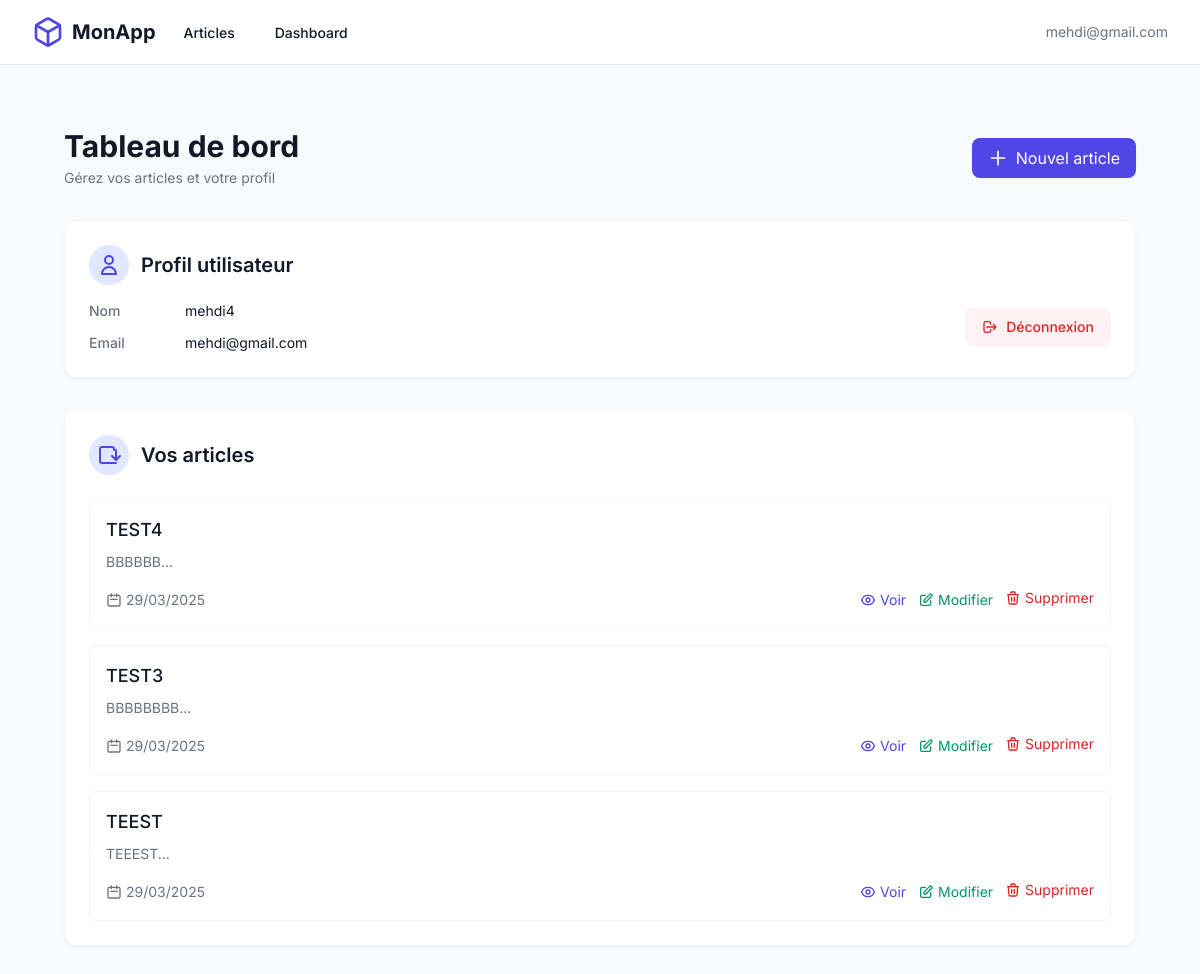
The page /dashboard (signed in) on the database its author committed.
### app.py (models this page shows, shortened)
class User(db.Model):
    id = db.Column(db.Integer, primary_key=True)
    name = db.Column(db.String(100), nullable=False)
    email = db.Column(db.String(100), unique=True)
    password = db.Column(db.String(100))
    articles = db.relationship('Article', backref='author', lazy=True)

class Article(db.Model):
    id = db.Column(db.Integer, primary_key=True)
    title = db.Column(db.String(100), nullable=False)
    content = db.Column(db.Text, nullable=False)
    image_filename = db.Column(db.String(255))
    created_at = db.Column(db.DateTime, default=datetime.utcnow)
    user_id = db.Column(db.Integer, db.ForeignKey('user.id'), nullable=False)

### app.py (the view)
@app.route('/dashboard')
def dashboard():
    if not is_logged_in():
        return redirect('/login')
    user = get_current_user()
    articles = Article.query.filter_by(user_id=user.id).order_by(Article.created_at.desc()).all()
    return render_template('dashboard.html', user=user, articles=articles)

### app.py (called while the page is built)
def is_logged_in():
    return 'email' in session

def get_current_user():
    if is_logged_in():
        return User.query.filter_by(email=session['email']).first()
    return None

### templates/dashboard.html (shortened to what this page needs)
{% extends "base.html" %}
{% block content %}
<div class="min-h-screen bg-gray-50 py-8">
    <div class="max-w-6xl mx-auto px-4 sm:px-6 lg:px-8">
        <div class="flex flex-col sm:flex-row justify-between items-start sm:items-center mb-8 gap-4">
            <div>
                <h1 class="text-3xl font-bold text-gray-900">Tableau de bord</h1>
                <p class="mt-1 text-sm text-gray-500">Gérez vos articles et votre profil</p>
            </div>
            <a href="/add_article"
               class="inline-flex items-center px-4 py-2 bg-indigo-600 text-white rounded-lg hover:bg-indigo-700 transition-colors duration-200 shadow-sm">
                <svg xmlns="http://www.w3.org/2000/svg" class="h-5 w-5 mr-2" viewBox="0 0 24 24" fill="none" stroke="currentColor" stroke-width="2">
                    <path stroke-linecap="round" stroke-linejoin="round" d="M12 4v16m8-8H4" />
                </svg>
                Nouvel article
            </a>
        </div>
        <div class="bg-white rounded-xl shadow-sm border border-gray-100 p-6 mb-8">
            <div class="flex items-center mb-4">
                <div class="h-10 w-10 rounded-full bg-indigo-100 flex items-center justify-center">
                    <svg xmlns="http://www.w3.org/2000/svg" class="h-6 w-6 text-indigo-600" viewBox="0 0 24 24" fill="none" stroke="currentColor">
                        <path stroke-linecap="round" stroke-linejoin="round" stroke-width="2" d="M16 7a4 4 0 11-8 0 4 4 0 018 0zM12 14a7 7 0 00-7 7h14a7 7 0 00-7-7z" />
                    </svg>
                </div>
                <h2 class="text-xl font-semibold text-gray-900 ml-3">Profil utilisateur</h2>
            </div>
            <div class="grid grid-cols-1 md:grid-cols-2 gap-6">
                <div class="space-y-3">
                    <div class="flex items-center">
                        <span class="text-sm font-medium text-gray-500 w-24">Nom</span>
                        <span class="text-sm text-gray-900">{{ user.name }}</span>
                    </div>
                    <div class="flex items-center">
                        <span class="text-sm font-medium text-gray-500 w-24">Email</span>
                        <span class="text-sm text-gray-900">{{ user.email }}</span>
                    </div>
                </div>
                <div class="flex items-center justify-end">
                    <a href="/logout"
                       class="inline-flex items-center px-4 py-2 border border-transparent text-sm font-medium rounded-lg text-red-600 bg-red-50 hover:bg-red-100 transition-colors duration-200">
                        <svg xmlns="http://www.w3.org/2000/svg" class="h-4 w-4 mr-2" viewBox="0 0 24 24" fill="none" stroke="currentColor">
                            <path stroke-linecap="round" stroke-linejoin="round" stroke-width="2" d="M17 16l4-4m0 0l-4-4m4 4H7m6 4v1a3 3 0 01-3 3H6a3 3 0 01-3-3V7a3 3 0 013-3h4a3 3 0 013 3v1" />
                        </svg>
                        Déconnexion
                    </a>
                </div>
            </div>
        </div>
        <div class="bg-white rounded-xl shadow-sm border border-gray-100 p-6">
            <div class="flex items-center mb-6">
                <div class="h-10 w-10 rounded-full bg-indigo-100 flex items-center justify-center">
                    <svg xmlns="http://www.w3.org/2000/svg" class="h-6 w-6 text-indigo-600" viewBox="0 0 24 24" fill="none" stroke="currentColor">
                        <path stroke-linecap="round" stroke-linejoin="round" stroke-width="2" d="M19 20H5a2 2 0 01-2-2V6a2 2 0 012-2h10a2 2 0 012 2v1M15 13l4 4m0 0l4-4m-4 4V7" />
                    </svg>
                </div>
                <h2 class="text-xl font-semibold text-gray-900 ml-3">Vos articles</h2>
            </div>
            {% if articles %}
            <div class="space-y-4">
                {% for article in articles %}
                <div class="group border border-gray-100 rounded-lg hover:border-indigo-100 transition-colors duration-200">
                    <div class="p-4">
                        <h3 class="text-lg font-medium text-gray-900 group-hover:text-indigo-600 transition-colors duration-200">
                            {{ article.title }}
                        </h3>
                        <p class="mt-2 text-sm text-gray-500 line-clamp-2">{{ article.content[:150] }}...</p>
                        <div class="mt-4 flex items-center justify-between">
                            <span class="inline-flex items-center text-sm text-gray-500">
                                <svg xmlns="http://www.w3.org/2000/svg" class="h-4 w-4 mr-1" viewBox="0 0 24 24" fill="none" stroke="currentColor">
                                    <path stroke-linecap="round" stroke-linejoin="round" stroke-width="2" d="M8 7V3m8 4V3m-9 8h10M5 21h14a2 2 0 002-2V7a2 2 0 00-2-2H5a2 2 0 00-2 2v12a2 2 0 002 2z" />
                                </svg>
                                {{ article.created_at.strftime('%d/%m/%Y') }}
                            </span>
                            <div class="flex items-center space-x-3">
                                <a href="{{ url_for('article', article_id=article.id) }}"
                                   class="inline-flex items-center text-sm text-indigo-600 hover:text-indigo-700">
                                    Voir
                                </a>
                                <a href="{{ url_for('edit_article', article_id=article.id) }}"
                                   class="inline-flex items-center text-sm text-emerald-600 hover:text-emerald-700">
                                    <svg xmlns="http://www.w3.org/2000/svg" class="h-4 w-4 mr-1" viewBox="0 0 24 24" fill="none" stroke="currentColor">
                                        <path stroke-linecap="round" stroke-linejoin="round" stroke-width="2" d="M11 5H6a2 2 0 00-2 2v11a2 2 0 002 2h11a2 2 0 002-2v-5m-1.414-9.414a2 2 0 112.828 2.828L11.828 15H9v-2.828l8.586-8.586z" />
                                    </svg>
                                    Modifier
                                </a>
                                <form action="{{ url_for('delete_article', article_id=article.id) }}" method="POST" class="inline">
                                    <button type="submit"
                                            class="inline-flex items-center text-sm text-red-600 hover:text-red-700"
                                            onclick="return confirm('Êtes-vous sûr de vouloir supprimer cet article ?')">
                                        Supprimer
                                    </button>
                                </form>
                            </div>
                        </div>
                    </div>
                </div>
                {% endfor %}
            </div>
            {% endif %}
        </div>
    </div>
</div>
{% endblock %}

### templates/base.html (shortened to what this page needs)
<!DOCTYPE html>
<html lang="fr">
<head>
    <script src="https://cdn.tailwindcss.com"></script>
</head>
<body class="bg-gray-50 min-h-screen flex flex-col">
    <nav class="bg-white border-b border-gray-200 fixed w-full z-30 top-0">
        <div class="max-w-7xl mx-auto px-4 sm:px-6 lg:px-8">
            <div class="flex justify-between h-16">
                <div class="flex">
                    <div class="flex-shrink-0 flex items-center">
                        <a href="/" class="flex items-center space-x-2">
                            <span class="font-bold text-xl text-gray-900">MonApp</span>
                        </a>
                    </div>
                    <div class="hidden sm:ml-6 sm:flex sm:space-x-8">
                        <a href="/articles" class="inline-flex items-center px-1 pt-1 text-sm font-medium text-gray-900 border-b-2 border-transparent hover:border-gray-300 hover:text-gray-700 transition-colors duration-200">
                            Articles
                        </a>
                        {% if session.get('email') %}
                        <a href="/dashboard" class="inline-flex items-center px-1 pt-1 text-sm font-medium text-gray-900 border-b-2 border-transparent hover:border-gray-300 hover:text-gray-700 transition-colors duration-200">
                            Dashboard
                        </a>
                        {% endif %}
                    </div>
                </div>
                <div class="hidden sm:ml-6 sm:flex sm:items-center sm:space-x-4">
                    {% if session.get('email') %}
                        <div class="flex items-center space-x-2">
                            <span class="text-sm text-gray-500">{{ session.get('email') }}</span>
                        </div>
                    {% endif %}
                </div>
            </div>
        </div>
    </nav>
    <main class="flex-grow pt-16">
        <div class="max-w-7xl mx-auto px-4 sm:px-6 lg:px-8 py-8">
            {% block content %}{% endblock %}
        </div>
    </main>
</body>
</html>

### templates/base.html (style rules this page uses)
body { font-family: 'Inter', sans-serif; }

### rows shown on the page
User: get "mehdi@gmail.com", name "mehdi4", email "mehdi@gmail.com"
Article: title "TEST4", content "BBBBBB", created_at "29/03/2025"
Article: title "TEST3", content "BBBBBBBB", created_at "29/03/2025"
Article: title "TEEST", content "TEEEST", created_at "29/03/2025"
